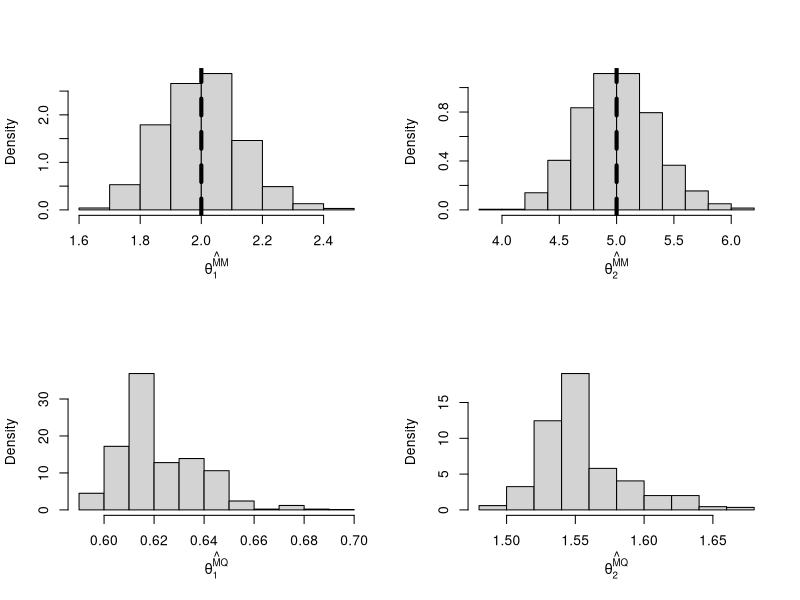

Here is the R script that generated this plot:
get_MM <- function(sample){
  m <- mean(sample)
  v <- var(sample)
  W <- m*(1-m)/v - 1
  a.hat <- m * W
  b.hat <- (1-m)*W
  return(
    c(a.hat, b.hat)
  )
}
Loss_a <- function(par, xs){
  a <- exp(par[1])
  b <- exp(par[2])
  mu <- a/(a + b)
  sum((xs-mu)^2)
  # sum(abs(xs-mu))
}

get_MQ <- function(sample){
  Opt.minSq <- optim(par = c(0, 0), fn = Loss_a, xs = sample)
  return(
    exp(Opt.minSq$par)
  )
}
compute_MSE <- function(theta0, hats){
  VV <- var(hats)
  BB <- mean(hats) - theta0
  MSE <- VV + BB^2
  EQM <- mean((hats-theta0)^2)
  return(data.frame(
    est_variance = VV,
    est_bias = BB,
    mse = MSE,
    eqm = EQM
  ))
}

##################
alpha0 <- 2
beta0 <- 5
Nobs <- 500
Nrep <- 1000

all.replicates <- matrix(NA, ncol = Nobs, nrow = Nrep)
for(i in 1:Nrep){
  all.replicates[i, ] <- rbeta(n = Nobs, shape1 = alpha0, shape2 = beta0)
}

MM.ests <- t(apply(all.replicates, 1, get_MM))
MQ.ests <- t(apply(all.replicates, 1, get_MQ))

par(mfrow = c(2, 2))
hist(MM.ests[, 1], probability = TRUE, main = "",
     xlab = expression(hat(theta[1]^MM)))
abline(v = alpha0, lwd = 4, lty = 2)

hist(MM.ests[, 2], probability = TRUE,  main = "",
     xlab = expression(hat(theta[2]^MM)))
abline(v = beta0, lwd = 4, lty = 2)

hist(MQ.ests[, 1], probability = TRUE, main = "",
     xlab = expression(hat(theta[1]^MQ)))
abline(v = alpha0, lwd = 4, lty = 2)

hist(MQ.ests[, 2], probability = TRUE,  main = "",
     xlab = expression(hat(theta[2]^MQ)))
abline(v = beta0, lwd = 4, lty = 2)

compute_MSE(alpha0, MM.ests[, 1])
compute_MSE(alpha0, MQ.ests[, 1])
compute_MSE(beta0, MM.ests[, 2])
compute_MSE(beta0, MQ.ests[, 2])